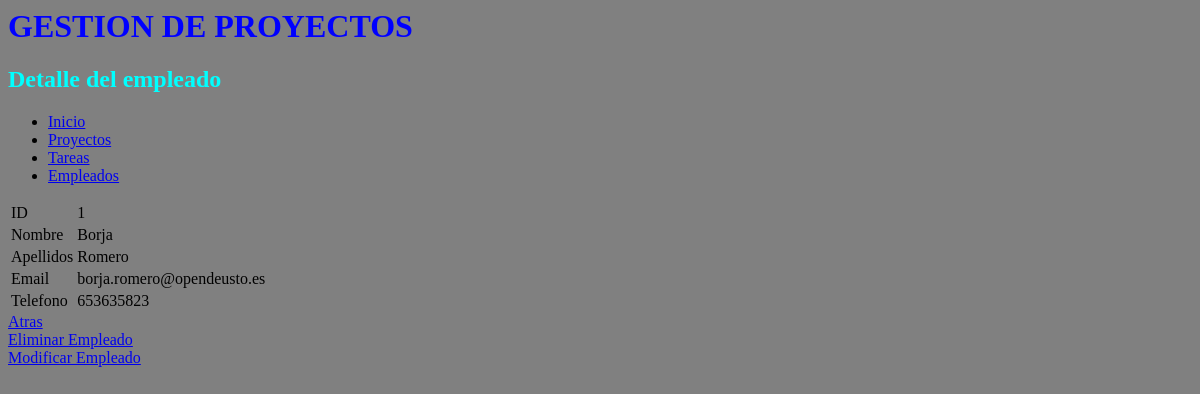
The page /appGestorProyectos/empleado/1/ on the database as committed earlier.
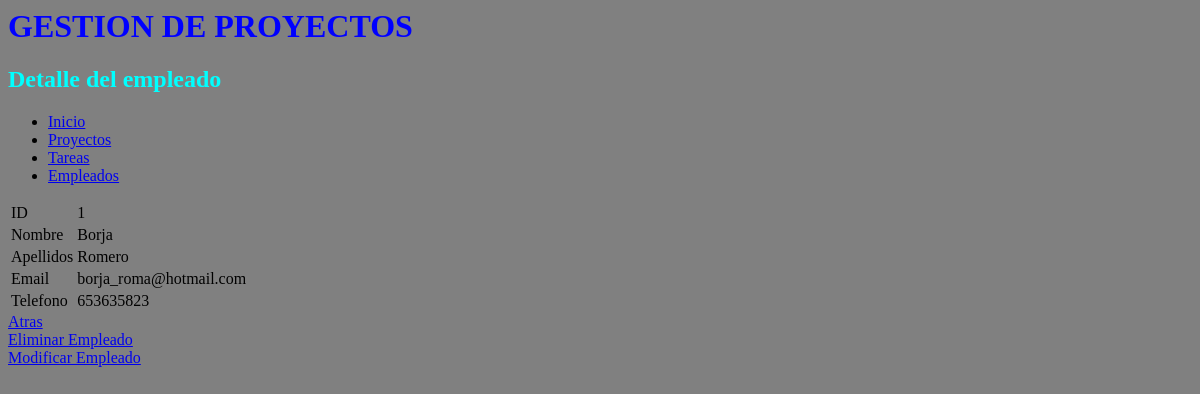
The same page on the database as committed later.
### appGestorProyectos/models.py (models this page shows, shortened)
class Empleado(models.Model):
    dni = models.CharField(max_length=50)
    nombre = models.CharField(max_length=50)
    apellidos = models.CharField(max_length=150)
    email = models.EmailField(max_length=254)
    telefono = models.IntegerField(default=0)

### appGestorProyectos/views.py (the view)
# urls.py: path('empleado/<int:pk>/', views.EmpleadoDetailView.as_view(), name='empleado'),
class EmpleadoDetailView(DetailView):
    model = Empleado
    template_name = 'empleado.html'
    def get_context_data(self, **kwargs):
        context = super(EmpleadoDetailView, self).get_context_data(**kwargs)
        context['titulo_pagina'] = 'Detalle del empleado'
        return context

### appGestorProyectos/templates/empleado.html
{% extends "base.html" %}
{% block contenido %}
<table>
    <tr>
        <td>ID</td>
        <td>{{ empleado.id }}</td>
    </tr>
    <tr>
        <td>Nombre</td>
        <td>{{ empleado.nombre }}</td>
    </tr>
    <tr>
        <td>Apellidos</td>
        <td>{{ empleado.apellidos }}</td>
    </tr>
    <tr>
        <td>Email</td>
        <td>{{ empleado.email }}</td>
    </tr>
    <tr>
        <td>Telefono</td>
        <td>{{ empleado.telefono }}</td>
    </tr>
</table>
<a href="{% url 'empleados' %}">Atras</a> </td>
<br>
<a href="{% url 'empleado_delete' empleado.id %}">Eliminar Empleado</a> </td>
<br>
<a href="{% url 'empleado_update' empleado.id %}">Modificar Empleado</a> </td>
{% endblock %}

Rows that differ between the two databases and show on the page:
changed Empleado "Borja": email "borja.romero@opendeusto.es" → "borja_roma@hotmail.com"
